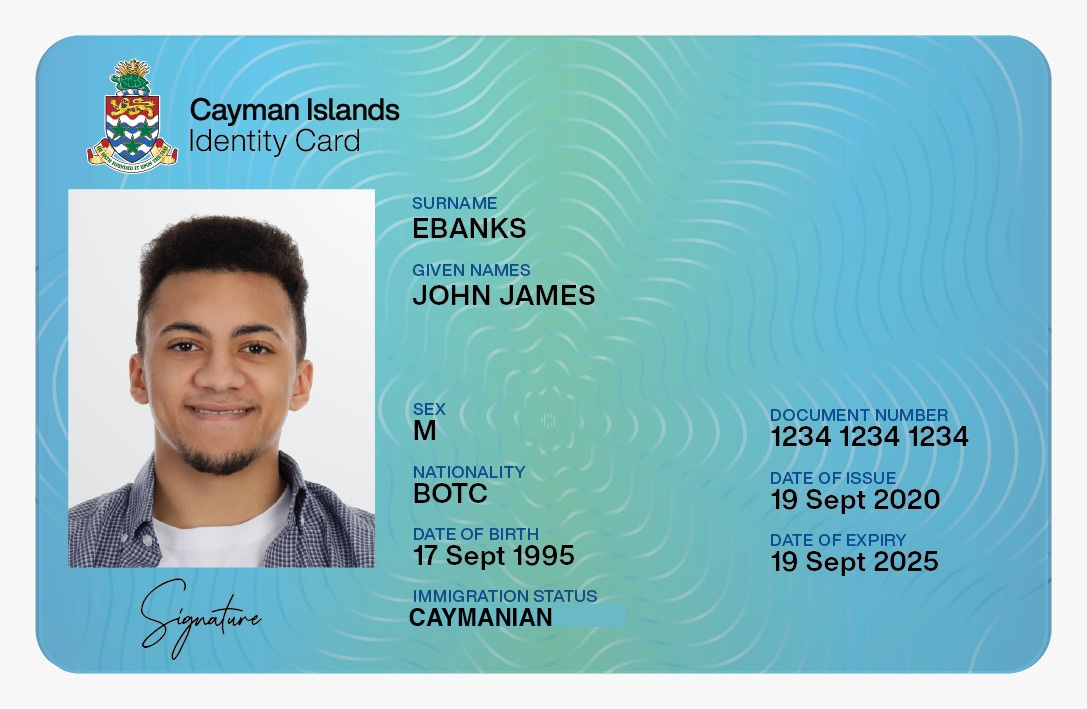
#> input picture images/text3.jpg, 1087 x 709 px, given in place of the camera
$ python indexReal.py
#> lines starting #> are read from the running program, lines starting #| are printed output that depends on the picture; after the words box and inside, x2 and y2 are one past the last pixel; in counts of white or black regions, pixels touching at a corner belong together
import cv2
import pytesseract

pytesseract.pytesseract.tesseract_cmd = r'C:\Program Files\Tesseract-OCR\tesseract.exe'

cap = cv2.VideoCapture(0)

while True:
    ret, frame = cap.read()
#> frame is the input picture: shape (709, 1087, 3); mean B, G, R 197.5, 189.6, 140
     # Apply image processing techniques to the frame using OpenCV functions
    gray = cv2.cvtColor(frame, cv2.COLOR_BGR2GRAY)
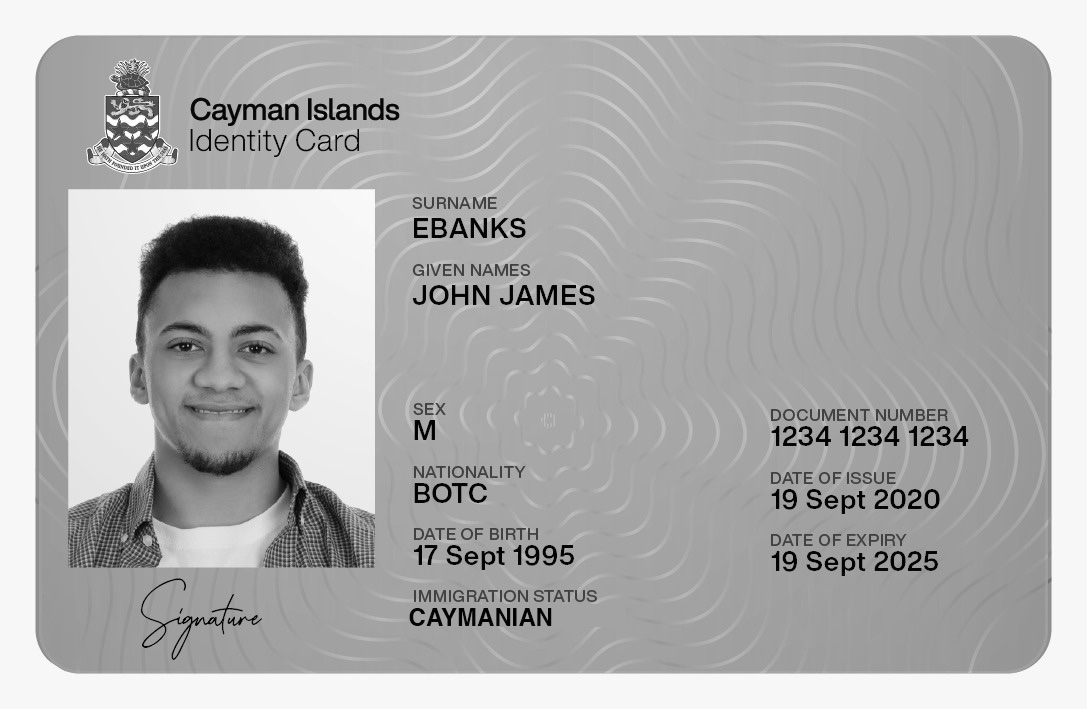
#> gray: shape (709, 1087); min 0, max 255, mean 175.6
    _, thresh = cv2.threshold(gray, 0, 255, cv2.THRESH_BINARY_INV + cv2.THRESH_OTSU)
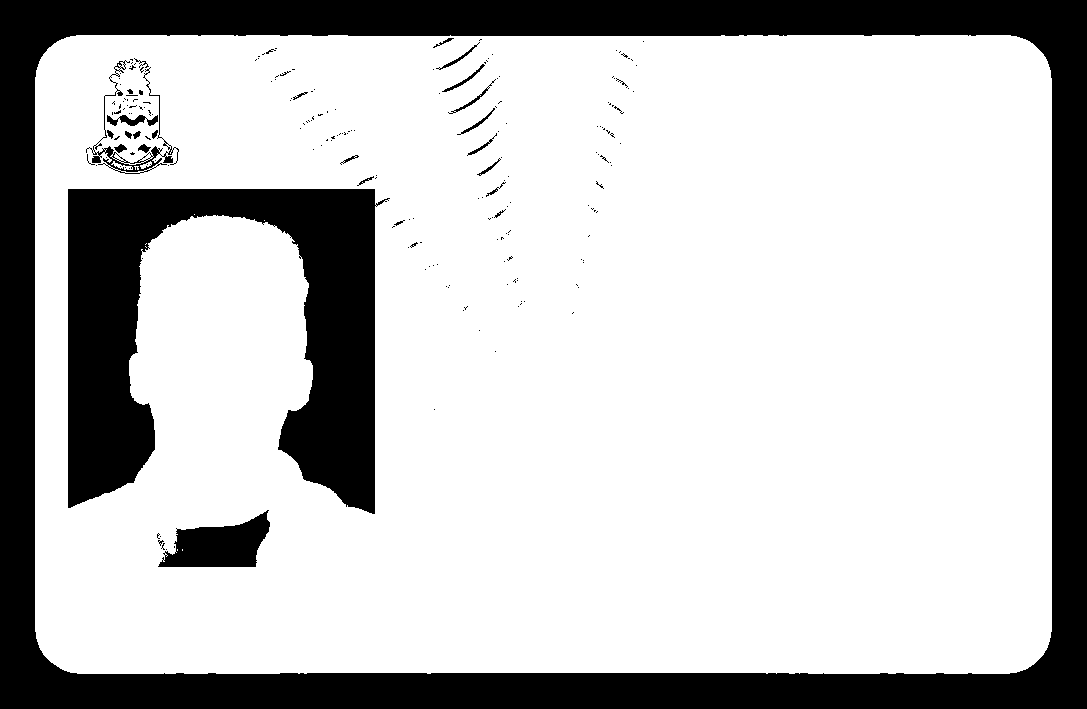
#> thresh: shape (709, 1087); 76.5% white; 208 black regions (181 under 20 px), largest, box (x1, y1, x2, y2) and area: (0, 0, 1087, 709) 123700, (68, 189, 390, 514) 50730, (158, 510, 270, 567) 3801
    kernel = cv2.getStructuringElement(cv2.MORPH_RECT, (3, 3))
    opening = cv2.morphologyEx(thresh, cv2.MORPH_OPEN, kernel, iterations=2)
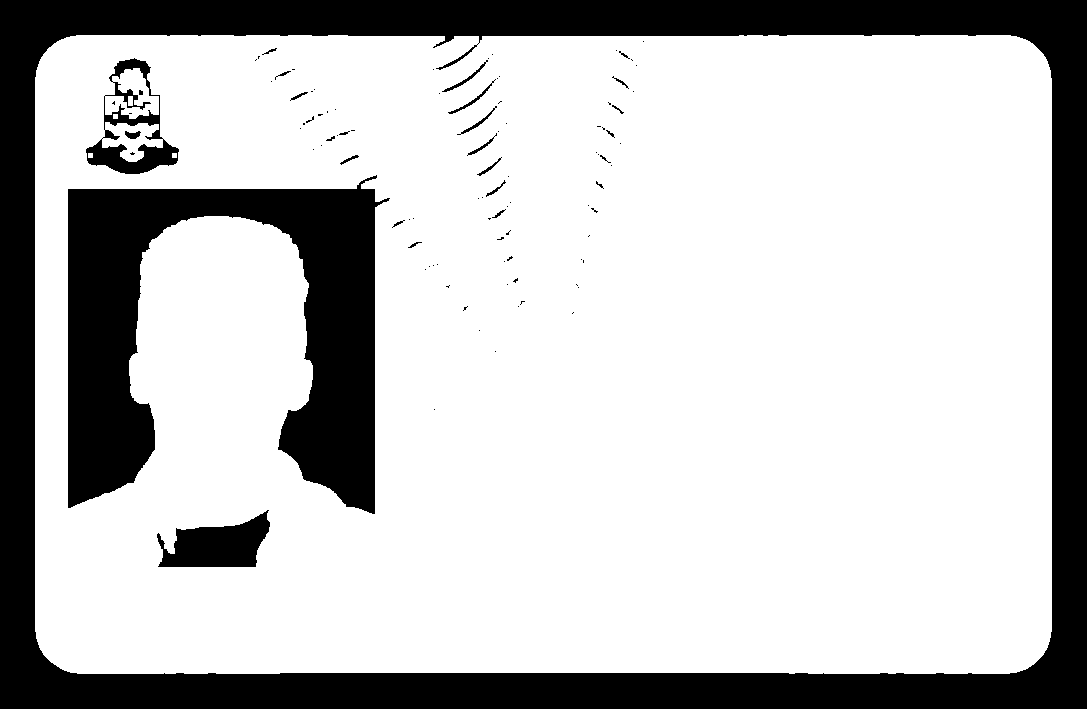
#> opening: shape (709, 1087); 76.2% white; 100 black regions (75 under 20 px), largest, box (x1, y1, x2, y2) and area: (0, 0, 1087, 709) 123932, (68, 175, 390, 514) 50899, (157, 510, 270, 567) 3916

    # Use pytesseract to extract text from the processed frame
#> (the run stopped early here; a loop or call above may not have finished)

$ run again, on images/text2.png
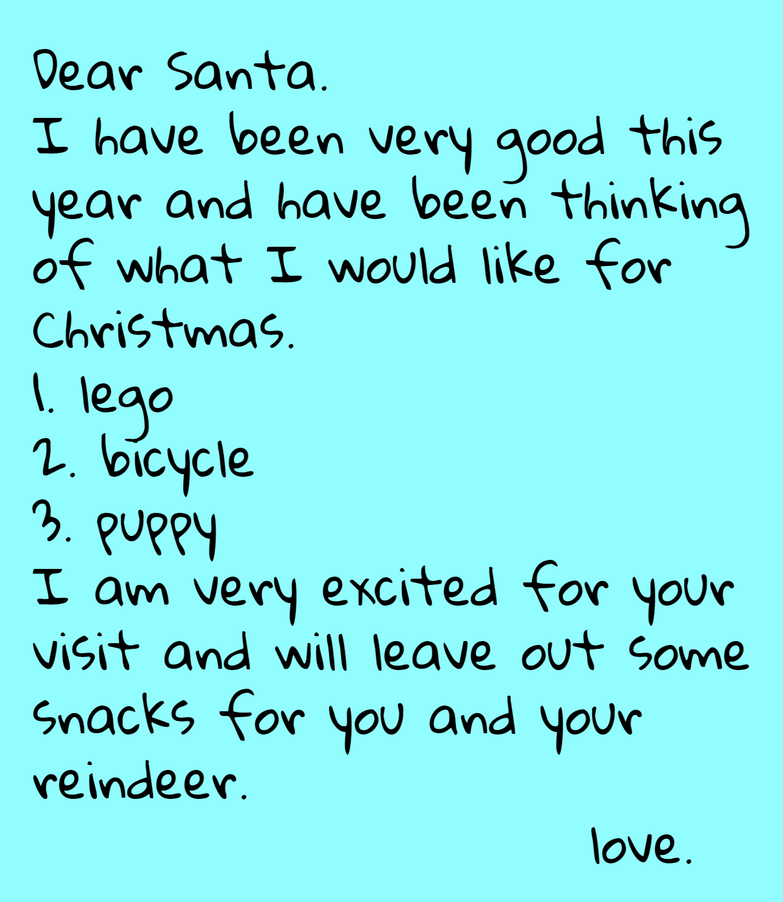
#> input picture images/text2.png, 783 x 902 px, shrunk from 1215 x 1400 before the run, given in place of the camera
#> frame is the input picture: shape (902, 783, 3); mean B, G, R 236.6, 234.8, 134.7
#> `_, thresh = cv2.threshold(gray, 0, 255, cv2.THRESH_BINARY_INV + cv2.TH..`:
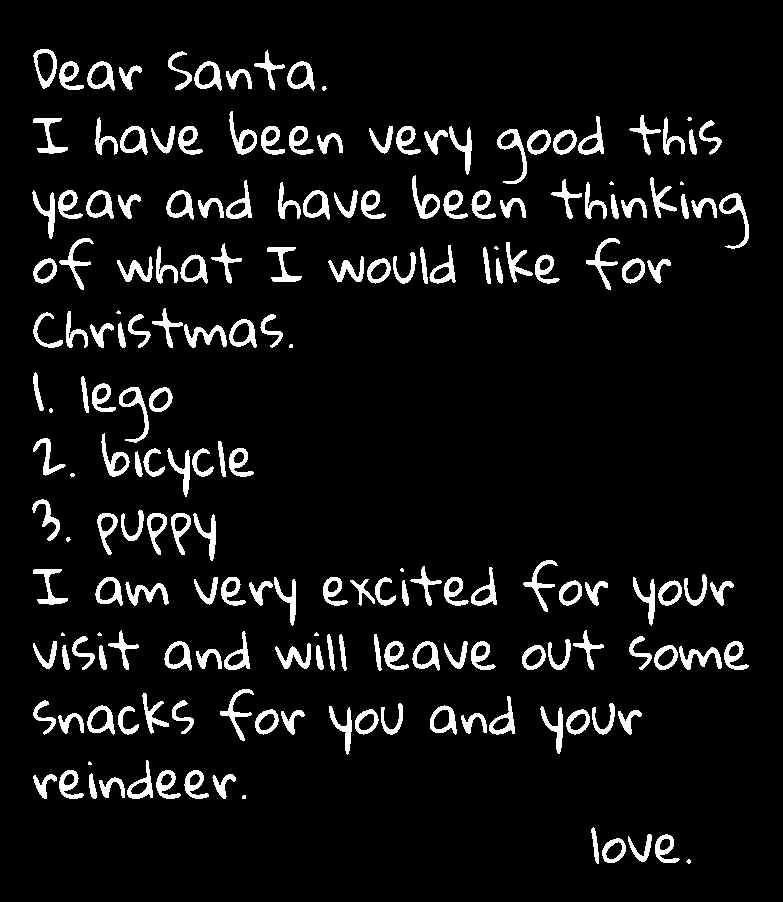
#> thresh: shape (902, 783); 7.3% white; 193 white regions (17 under 20 px), largest, box (x1, y1, x2, y2) and area: (119, 387, 149, 443) 453, (497, 129, 527, 184) 452, (719, 193, 749, 249) 451
#> `opening = cv2.morphologyEx(thresh, cv2.MORPH_OPEN, kernel, iterations=2)`:
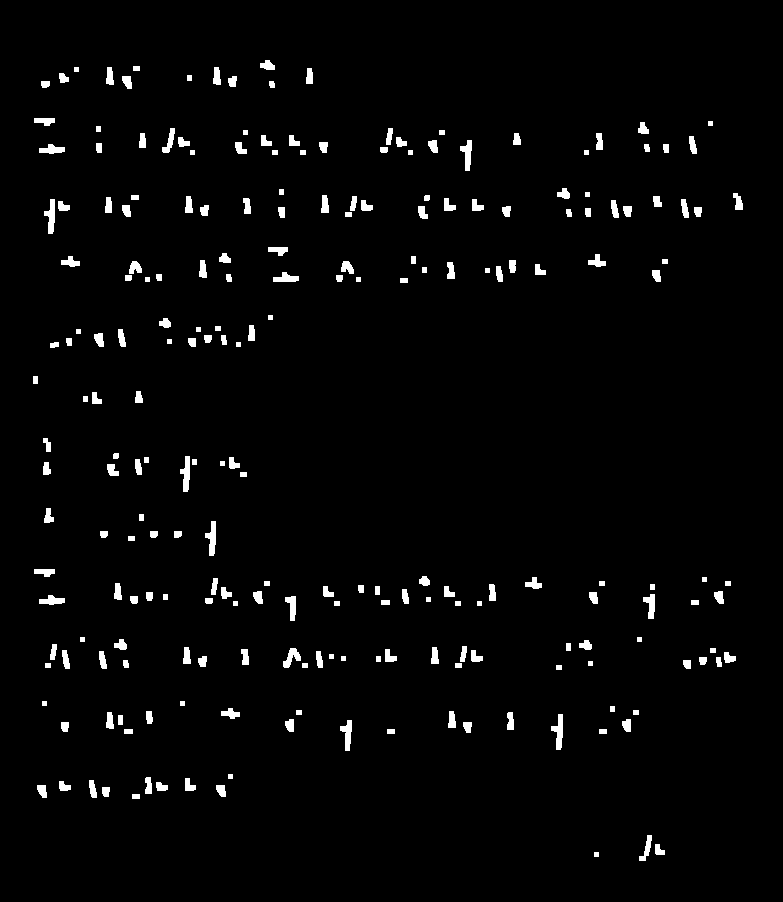
#> opening: shape (902, 783); 2.4% white; 230 white regions, largest, box (x1, y1, x2, y2) and area: (551, 714, 563, 750) 235, (205, 521, 216, 556) 225, (44, 199, 55, 234) 224
